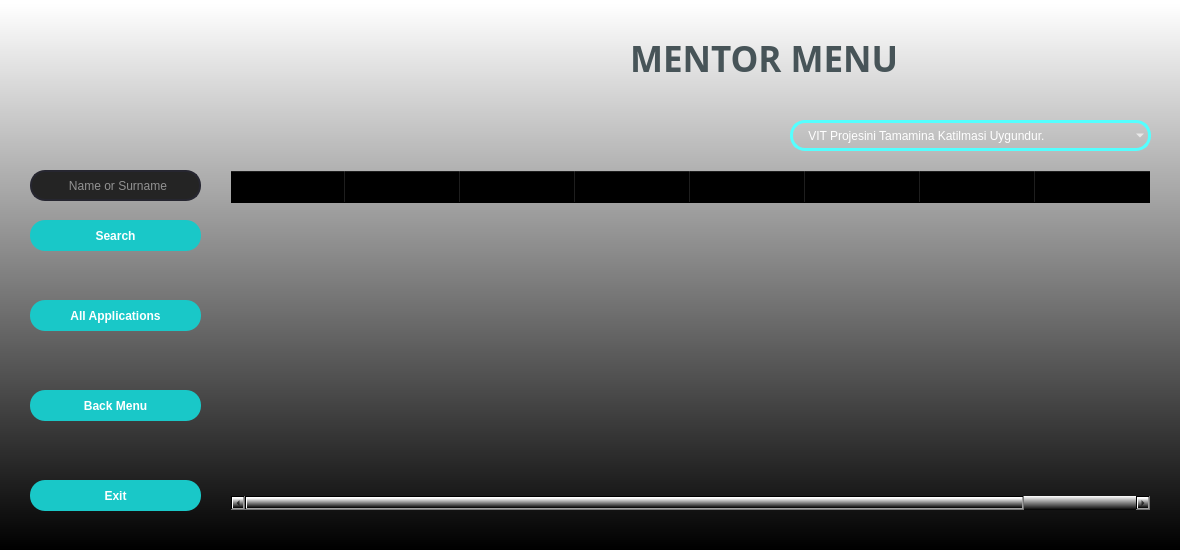
<?xml version="1.0" encoding="UTF-8"?>
<ui version="4.0">
 <class>Form</class>
 <widget class="QWidget" name="Form">
  <property name="geometry">
   <rect>
    <x>0</x>
    <y>0</y>
    <width>1180</width>
    <height>550</height>
   </rect>
  </property>
  <property name="minimumSize">
   <size>
    <width>1180</width>
    <height>550</height>
   </size>
  </property>
  <property name="maximumSize">
   <size>
    <width>1180</width>
    <height>550</height>
   </size>
  </property>
  <property name="windowTitle">
   <string>MENTOR MENU</string>
  </property>
  <property name="windowIcon">
   <iconset>
    <normaloff>pictures/wehere_icon.png</normaloff>pictures/wehere_icon.png</iconset>
  </property>
  <property name="styleSheet">
   <string notr="true">background-color: qlineargradient(spread:pad, x1:0.499773, y1:1, x2:0.5, y2:0.00568182, stop:0 rgba(0, 0, 0, 255), stop:1 rgba(255, 255, 255, 255));</string>
  </property>
  <widget class="QLabel" name="label">
   <property name="geometry">
    <rect>
     <x>20</x>
     <y>20</y>
     <width>211</width>
     <height>141</height>
    </rect>
   </property>
   <property name="styleSheet">
    <string notr="true">background-color: rgba(0, 0, 0,0%);</string>
   </property>
   <property name="text">
    <string/>
   </property>
   <property name="pixmap">
    <pixmap>pictures/mentor_menu.png</pixmap>
   </property>
   <property name="scaledContents">
    <bool>true</bool>
   </property>
  </widget>
  <widget class="QLabel" name="label_2">
   <property name="geometry">
    <rect>
     <x>370</x>
     <y>10</y>
     <width>261</width>
     <height>101</height>
    </rect>
   </property>
   <property name="styleSheet">
    <string notr="true">background-color: rgba(0, 0, 0,0%);</string>
   </property>
   <property name="text">
    <string/>
   </property>
   <property name="pixmap">
    <pixmap>pictures/wehere_logo.ico</pixmap>
   </property>
  </widget>
  <widget class="QLabel" name="label_3">
   <property name="geometry">
    <rect>
     <x>630</x>
     <y>38</y>
     <width>301</width>
     <height>41</height>
    </rect>
   </property>
   <property name="font">
    <font>
     <family>Arial Black</family>
     <pointsize>26</pointsize>
     <bold>true</bold>
    </font>
   </property>
   <property name="styleSheet">
    <string notr="true">background-color: rgba(0, 0, 0,0%);
color: rgb(71, 84, 88);</string>
   </property>
   <property name="text">
    <string>MENTOR MENU</string>
   </property>
  </widget>
  <widget class="QPushButton" name="pushButton_mentor_all_app">
   <property name="geometry">
    <rect>
     <x>30</x>
     <y>300</y>
     <width>171</width>
     <height>31</height>
    </rect>
   </property>
   <property name="font">
    <font>
     <family>Arial</family>
     <bold>true</bold>
    </font>
   </property>
   <property name="styleSheet">
    <string notr="true">QPushButton{
	border-radius : 15px;
	background-color : rgb(25, 200, 200);
	color: rgb(255, 255, 255);
}
QPushButton:hover{
	background-color: rgb(20, 135, 135);
}</string>
   </property>
   <property name="text">
    <string>All Applications</string>
   </property>
  </widget>
  <widget class="QPushButton" name="pushButton_mentor_exit">
   <property name="geometry">
    <rect>
     <x>30</x>
     <y>480</y>
     <width>171</width>
     <height>31</height>
    </rect>
   </property>
   <property name="font">
    <font>
     <family>Arial</family>
     <bold>true</bold>
    </font>
   </property>
   <property name="styleSheet">
    <string notr="true">QPushButton{
	border-radius : 15px;
	background-color : rgb(25, 200, 200);
	color: rgb(255, 255, 255);
}
QPushButton:hover{
	background-color: rgb(20, 135, 135);
}</string>
   </property>
   <property name="text">
    <string>Exit</string>
   </property>
  </widget>
  <widget class="QLineEdit" name="lineEdit_mentor_username">
   <property name="enabled">
    <bool>true</bool>
   </property>
   <property name="geometry">
    <rect>
     <x>30</x>
     <y>170</y>
     <width>171</width>
     <height>31</height>
    </rect>
   </property>
   <property name="focusPolicy">
    <enum>Qt::StrongFocus</enum>
   </property>
   <property name="styleSheet">
    <string notr="true">QLineEdit {
  border: 2px solid rgb(38, 38, 48);
  border-radius: 15px;
  color: #FFF;
  padding-left: 15px;
  background-color: rgb(36, 36, 36);
 
}

QLineEdit:hover {
	border: 2px solid rgb(0, 255, 255);
}

 QLineEdit:focus  {
  border: 2px solid rgb(35, 218, 233);
  background-color: rgb(47, 47, 47);
}

   



</string>
   </property>
   <property name="text">
    <string/>
   </property>
   <property name="placeholderText">
    <string>      Name or Surname</string>
   </property>
  </widget>
  <widget class="QPushButton" name="pushButton_mentor_back">
   <property name="geometry">
    <rect>
     <x>30</x>
     <y>390</y>
     <width>171</width>
     <height>31</height>
    </rect>
   </property>
   <property name="font">
    <font>
     <family>Arial</family>
     <bold>true</bold>
    </font>
   </property>
   <property name="styleSheet">
    <string notr="true">QPushButton{
	border-radius : 15px;
	background-color : rgb(25, 200, 200);
	color: rgb(255, 255, 255);
}
QPushButton:hover{
	background-color: rgb(20, 135, 135);
}</string>
   </property>
   <property name="text">
    <string>Back Menu</string>
   </property>
  </widget>
  <widget class="QPushButton" name="pushButton_mentor_search">
   <property name="geometry">
    <rect>
     <x>30</x>
     <y>220</y>
     <width>171</width>
     <height>31</height>
    </rect>
   </property>
   <property name="font">
    <font>
     <family>Arial</family>
     <bold>true</bold>
    </font>
   </property>
   <property name="styleSheet">
    <string notr="true">QPushButton{
	border-radius : 15px;
	background-color : rgb(25, 200, 200);
	color: rgb(255, 255, 255);
}
QPushButton:hover{
	background-color: rgb(20, 135, 135);
}</string>
   </property>
   <property name="text">
    <string>Search</string>
   </property>
  </widget>
  <widget class="QTableWidget" name="tableWidget_mentor">
   <property name="geometry">
    <rect>
     <x>230</x>
     <y>170</y>
     <width>921</width>
     <height>341</height>
    </rect>
   </property>
   <property name="styleSheet">
    <string notr="true">background-color: rgba(0, 0, 0,0%);</string>
   </property>
   <property name="autoScrollMargin">
    <number>16</number>
   </property>
   <attribute name="horizontalHeaderDefaultSectionSize">
    <number>115</number>
   </attribute>
   <attribute name="horizontalHeaderShowSortIndicator" stdset="0">
    <bool>true</bool>
   </attribute>
   <column>
    <property name="text">
     <string>Interview Date</string>
    </property>
   </column>
   <column>
    <property name="text">
     <string>Candidate Name 
Surname</string>
    </property>
   </column>
   <column>
    <property name="text">
     <string>Mentor Name
Surname</string>
    </property>
   </column>
   <column>
    <property name="text">
     <string>IT Knowledge</string>
    </property>
   </column>
   <column>
    <property name="text">
     <string>Availability</string>
    </property>
   </column>
   <column>
    <property name="text">
     <string>Thoughts About 
  the Candidate</string>
    </property>
   </column>
   <column>
    <property name="text">
     <string>Candidate's 
Attendance Status</string>
    </property>
   </column>
   <column>
    <property name="text">
     <string>Comments About 
the Candidate</string>
    </property>
   </column>
  </widget>
  <widget class="QComboBox" name="mentor_comboBox">
   <property name="geometry">
    <rect>
     <x>790</x>
     <y>120</y>
     <width>361</width>
     <height>31</height>
    </rect>
   </property>
   <property name="styleSheet">
    <string notr="true">border-radius : 15px;
border: 3px solid rgb(85, 255, 255);
background-color: rgba(0, 0, 0,0%);
color: rgb(255, 255, 255);
</string>
   </property>
   <item>
    <property name="text">
     <string>    VIT Projesini Tamamina Katilmasi Uygundur.</string>
    </property>
   </item>
   <item>
    <property name="text">
     <string>    VIT Projesinin Ilk IT Egitimi Al... a Yonlendirimesi Uygundur.</string>
    </property>
   </item>
   <item>
    <property name="text">
     <string>    VIT Projesinin Ingilizce Egitim Al... a Yonlendirimesi Uygundur.</string>
    </property>
   </item>
   <item>
    <property name="text">
     <string>    VIT Projesi Kapsaminda Dir... Yonlendirilmesi Uygundur.</string>
    </property>
   </item>
   <item>
    <property name="text">
     <string>    Direk Bireysel Kocluk Ile Ise yonlendirilmesi Uygundur.</string>
    </property>
   </item>
   <item>
    <property name="text">
     <string>    Bir Sonra Vit Projesine Katilmasi Uygun Olur.</string>
    </property>
   </item>
   <item>
    <property name="text">
     <string>    Baska Bir Soktere Yonlendirmesi Uygun Olur.</string>
    </property>
   </item>
   <item>
    <property name="text">
     <string>    Diger</string>
    </property>
   </item>
  </widget>
 </widget>
 <resources/>
 <connections/>
</ui>
